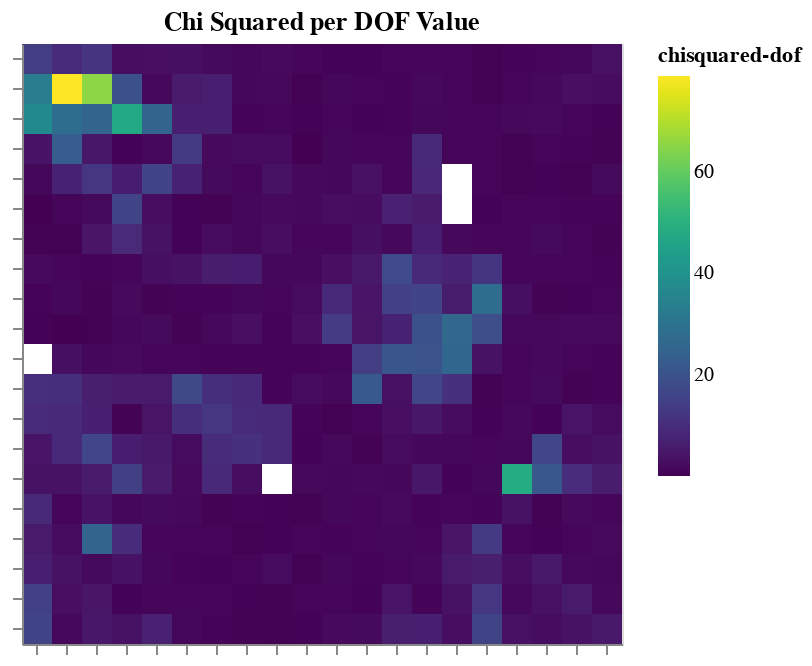

Source (notebook cell):
### Markdown cell above
This Density Map displays the numbers of galaxies found in each cell.

### Code cell
pz.chiSquaredMap(title="Chi Squared per DOF Value")

### Figure 1 — Vega-Lite specification as saved in the notebook (floating-point values rounded to 4 significant figures; data arrays with more than 128 entries replaced by an {"elided": "..."} marker saying what was removed)
{"config": {"view": {"continuousWidth": 400, "continuousHeight": 300}}, "data": {"name": "data-6ec10a40f364e086e2ec9b083cb37265"}, "mark": "rect", "encoding": {"color": {"type": "quantitative", "field": "chisquared-dof", "scale": {"scheme": "viridis", "type": "linear"}}, "x": {"type": "ordinal", "axis": {"labels": false, "title": null}, "field": "x"}, "y": {"type": "ordinal", "axis": {"labels": false, "title": null}, "field": "y"}}, "height": 300, "title": "Chi Squared per DOF Value", "width": 300, "$schema": "https://vega.github.io/schema/vega-lite/v4.8.1.json", "datasets": {"data-6ec10a40f364e086e2ec9b083cb37265": {"elided": "400 records"}}}
